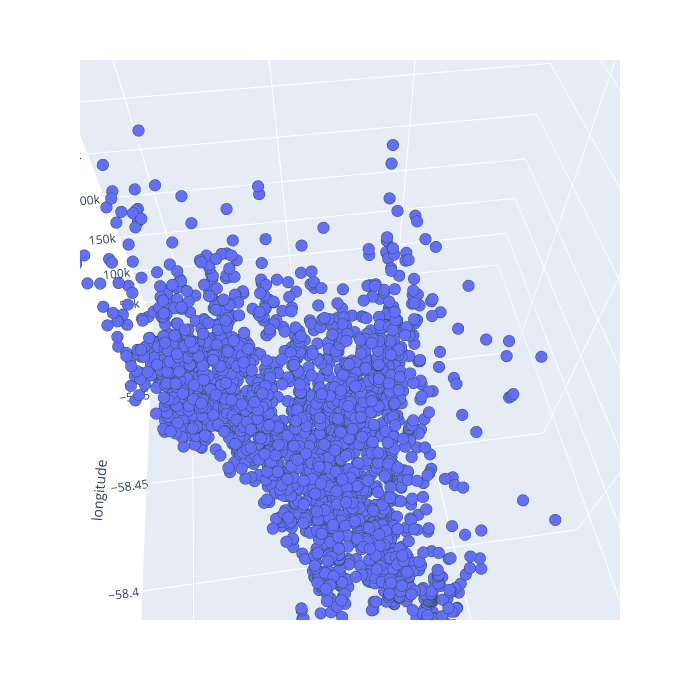

Notebook code cell kept with this figure:
### Code cell
#Creating a 3D visualisation of the data
fig2 = px.scatter_3d(
        df,
        x= "lat",
        y= "lon",
        z= "price_aprox_usd",
    labels={"lon": "longitude", "lat": "latitude", "price_aprox_usd": "price"},
    width=700,
    height=700,
)

# Refine formatting
fig2.update_traces(
    marker={"size": 4, "line": {"width": 2, "color": "DarkSlateGrey"}},
    selector={"mode": "markers"},
)

# Display figure
fig2.show()

### Figure 1 — Plotly figure (JSON) as saved in the notebook; plotly's stock layout.template omitted (floating-point values rounded to 4 significant figures; data arrays with more than 128 entries replaced by an {"elided": "..."} marker saying what was removed)
{"data": [{"hovertemplate": "latitude=%{x}<br>longitude=%{y}<br>price=%{z}<extra></extra>", "legendgroup": "", "marker": {"color": "#636efa", "line": {"color": "DarkSlateGrey", "width": 2}, "size": 4, "symbol": "circle"}, "mode": "markers", "name": "", "scene": "scene", "showlegend": false, "type": "scatter3d", "x": {"elided": "2658 float values"}, "y": {"elided": "2658 float values"}, "z": {"elided": "2658 float values"}}], "layout": {"height": 700, "legend": {"tracegroupgap": 0}, "margin": {"t": 60}, "scene": {"aspectmode": "auto", "aspectratio": {"x": 1, "y": 1, "z": 1}, "camera": {"center": {"x": 0, "y": 0, "z": 0}, "eye": {"x": 0.1055, "y": 0.7482, "z": 1.036}, "projection": {"type": "perspective"}, "up": {"x": 0, "y": 0, "z": 1}}, "domain": {"x": [0, 1], "y": [0, 1]}, "xaxis": {"title": {"text": "latitude"}, "type": "linear"}, "yaxis": {"title": {"text": "longitude"}, "type": "linear"}, "zaxis": {"title": {"text": "price"}, "type": "linear"}}, "width": 700}}
